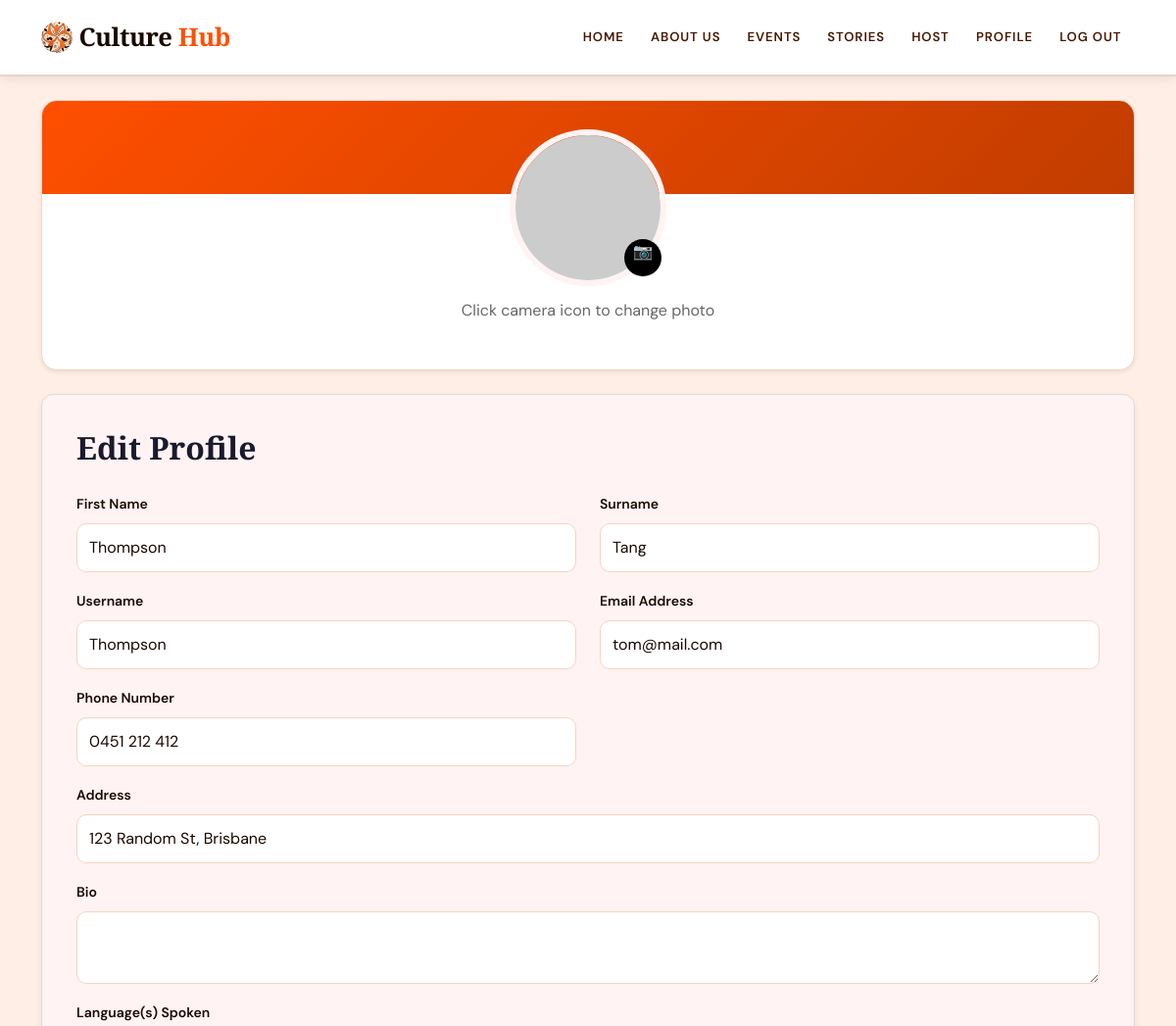
The app's page /user/edit-profile (signed in, upper part), older data.
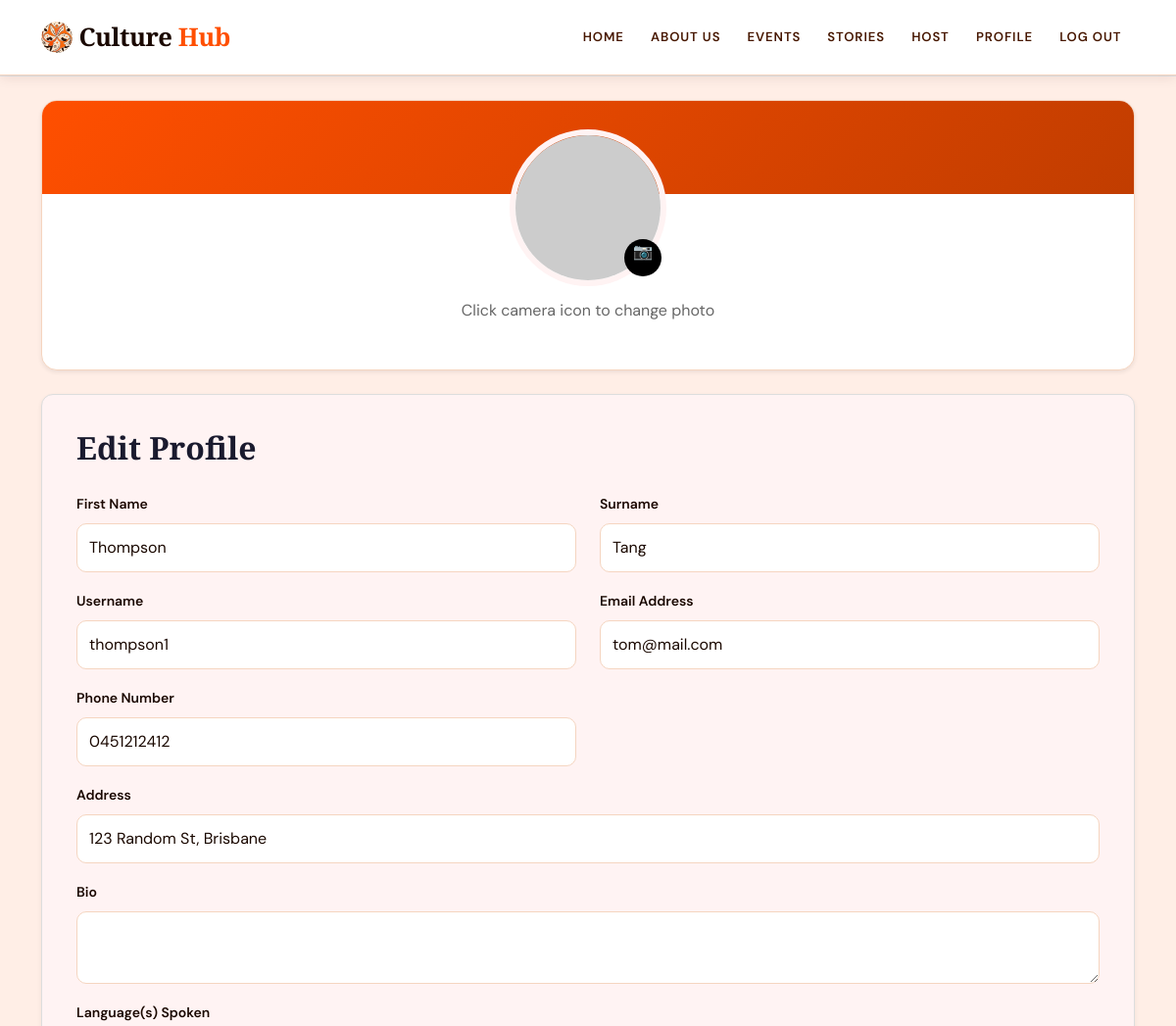
The same page, newer data.
### culturehub/models.py (models this page shows)
class User(db.Model, UserMixin):
    id = db.Column(db.Integer, primary_key=True)
    name = db.Column(db.String(100), unique=True, nullable=False)
    first_name = db.Column(db.String(50), nullable=True)
    last_name = db.Column(db.String(50), nullable=True)
    email = db.Column(db.String(150), unique=True, nullable=False)
    phone = db.Column(db.String(20), nullable=False)
    address = db.Column(db.String(255), nullable=False)
    password_hash = db.Column(db.String(255), nullable=False)
    profile_image = db.Column(db.String(255), nullable=True)
    events = db.relationship('Event', backref='user', lazy=True)
    comments = db.relationship('Comment', backref='user', lazy=True)
    orders = db.relationship('Order', backref='user', lazy=True)
    bio = db.Column(db.Text, nullable=True)  # Optional field for user biography
    language = db.Column(db.String(255), nullable=True)  # Optional field for user's preferred language
    cultural_interests = db.Column(db.String(255), nullable=True)  # Optional field for user's cultural interests
    created_at = db.Column(db.DateTime, default=datetime.now)  # Timestamp for when the user account was created

### culturehub/views.py (the view, shortened to what this page needs)
@main_bp.route('/user/edit-profile', methods=['GET', 'POST'])
@login_required
def edit_profile():
    form = EditProfileForm(obj=current_user)
    return render_template('user/edit_profile.html', form=form, user=current_user)

### culturehub/forms.py
class EditProfileForm(FlaskForm):
    first_name = StringField("First Name", validators=[InputRequired(), Length(min=2, max=50)])
    last_name = StringField("Surname", validators=[InputRequired(), Length(min=2, max=50)])
    name = StringField("Username", validators=[InputRequired(), Length(min=3, max=50)])
    email = StringField("Email Address", validators=[InputRequired(), Email()])
    phone = StringField("Phone Number", validators=[InputRequired()])
    address = StringField("Address", validators=[InputRequired()])
    bio = TextAreaField("Bio", validators=[Length(max=500)])
    languages = StringField("Language(s) Spoken")
    cultural_interests = StringField("Cultural Interests")
    profile_image = FileField(
        "Profile Image",
        validators=[
            FileAllowed(["jpg", "jpeg", "png", "webp"], "Images only!")
        ]
    )
    submit = SubmitField("Update Profile")

### culturehub/templates/user/edit_profile.html (shortened to what this page needs)
{% extends "base.html" %}
{% block content %}
<div class="container my-4">
    <form method="POST" action="{{ url_for('main.edit_profile') }}" enctype="multipart/form-data">
    <section class="profile-header shadow-sm mb-4">
        <div class="edit-profile-banner text-center">
            <label for="profileImageInput" class="profile-image-wrapper" style="cursor:pointer;">
                <img src="{{ url_for('static', filename='profile_pics/' + user.profile_image)
                     if user.profile_image else 'https://placehold.co/160x160' }}" alt="Profile photo"
                    class="edit-profile-photo">
                <span class="camera-btn">📷</span>
            </label>
            <p class="upload-text">
                Click camera icon to change photo
            </p>
        </div>
    </section>
    <section class="edit-profile-form shadow-sm">
        <h2 class="form-title">Edit Profile</h2>
        <div class="row">
            <div class="col-md-6 mb-3">
                {{ form.first_name.label(class="form-label") }}
                {{ form.first_name(class="form-control") }}
            </div>
            <div class="col-md-6 mb-3">
                {{ form.last_name.label(class="form-label") }}
                {{ form.last_name(class="form-control") }}
            </div>
        </div>
        <div class="row">
            <div class="col-md-6 mb-3">
                {{ form.name.label(class="form-label") }}
                {{ form.name(class="form-control") }}
            </div>
            <div class="col-md-6 mb-3">
                {{ form.email.label(class="form-label") }}
                {{ form.email(class="form-control") }}
            </div>
        </div>
        <div class="row">
            <div class="col-md-6 mb-3">
                {{ form.phone.label(class="form-label") }}
                {{ form.phone(class="form-control") }}
            </div>
        </div>
        <div class="mb-3">
            {{ form.address.label(class="form-label") }}
            {{ form.address(class="form-control") }}
        </div>
        <div class="mb-3">
            {{ form.bio.label(class="form-label") }}
            {{ form.bio(class="form-control") }}
        </div>
        <div class="mb-3">
            {{ form.languages.label(class="form-label") }}
        </div>
    </section>
    </form>
</div>
{% endblock %}

Row changes from the older to the newer data that the page shows:
changed User "Thompson": name "Thompson" → "thompson1"; phone "0451 212 412" → "0451212412"
